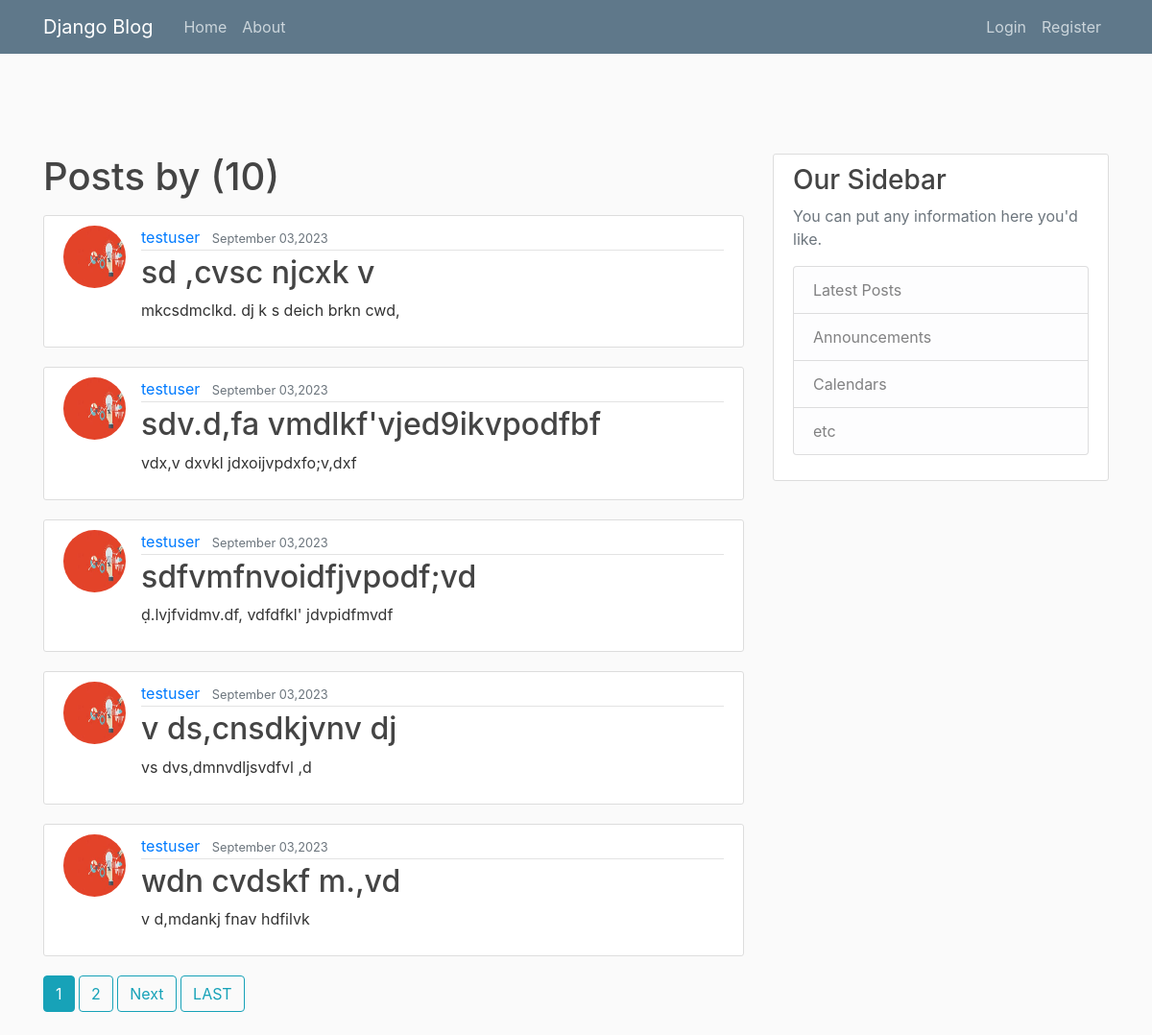
The app's page /user/testuser with its own data.
### blog/models.py (models this page shows, shortened)
class post(models.Model):
    title=models.CharField(max_length=100)
    content=models.TextField()
    date_posted=models.DateTimeField(default=timezone.now)
    author=models.ForeignKey(User, on_delete=models.CASCADE)

### users/models.py (models this page shows, shortened)
class Profile(models.Model):
    user= models.OneToOneField(User,on_delete=models.CASCADE)
    image=models.ImageField(default='default.jpg',upload_to='profile_pics')

### blog/views.py (the view)
# urls.py: path('user/<str:username>',UserPostListView.as_view(),name='user-posts'),
class UserPostListView(ListView):
    model= post
    template_name='blog/user_posts.html'
    context_object_name ='posts'
    paginate_by=5
    def get_queryset(self):
        user= get_object_or_404(User,username=self.kwargs.get('username'))
        return post.objects.filter(author=user).order_by('-date_posted')

### templates/blog/user_posts.html (shortened to what this page needs)
{%extends "blog/base.html"%}
{%block content%}
    <h1 class="mb-3"> Posts by {{views.kwargs.username}}({{page_obj.paginator.count}})</h1>
    {% for post in posts%}
    <article class="media content-section">
        <img class="rounded-circle article-img" src="{{post.author.profile.image.url}}">
        <div class="media-body">
          <div class="article-metadata">
            <a class="mr-2" href="{% url 'user-posts' post.author.username%} ">{{ post.author }}</a>
            <small class="text-muted">{{ post.date_posted|date:"F d,Y" }}</small>
          </div>
          <h2><a class="article-title" href="{%url 'post-detail' post.id%}">{{ post.title }}</a></h2>
          <p class="article-content">{{ post.content }}</p>
        </div>
    </article>
    {% endfor %}
    {%if is_paginated %}
      {%for num in page_obj.paginator.page_range%}
           {%if page_obj.number == num %}
            <a class="btn btn-info mb-4" href="?page={{num}}">{{num}}</a>
           {%elif num > page_obj.number|add:'-3' and num < page_obj.number|add:'3'%}
            <a class="btn btn-outline-info mb-4" href="?page={{num}}">{{num}}</a>
           {%endif%}
      {% endfor %}
      {%if page_obj.has_next%}
      <a class="btn btn-outline-info mb-4" href="?page={{page_obj.next_page_number}}">Next</a>
      <a class="btn btn-outline-info mb-4" href="?page={{page_obj.paginator.num_pages}}">LAST</a>
      {% endif %}
    {% endif %}
{%endblock content%}

### static/blog/main.css (style rules this page uses)
body { background: #fafafa; color: #333333; margin-top: 10rem; }
h1, h2, h3, h4, h5, h6 { color: #444444; }
.content-section { background: #ffffff; padding: 10px 20px; border: 1px solid #dddddd; border-radius: 3px; margin-bottom: 20px; }
.article-title { color: #444444; }
.article-content { white-space: pre-line; }
.article-img { height: 65px; width: 65px; margin-right: 16px; }
.article-metadata { padding-bottom: 1px; margin-bottom: 4px; border-bottom: 1px solid #e3e3e3 }

### records on screen
post: author.profile.image (picture), author "testuser", date_posted "September 03,2023", title "sd ,cvsc njcxk v", content "mkcsdmclkd. dj k s deich brkn cwd,"
post: author.profile.image (picture), author "testuser", date_posted "September 03,2023", title "sdv.d,fa vmdlkf'vjed9ikvpodfbf", content "vdx,v dxvkl jdxoijvpdxfo;v,dxf"
post: author.profile.image (picture), author "testuser", date_posted "September 03,2023", title "sdfvmfnvoidfjvpodf;vd", content "ḍ.lvjfvidmv.df, vdfdfkl' jdvpidfmvdf"
post: author.profile.image (picture), author "testuser", date_posted "September 03,2023", title "v ds,cnsdkjvnv dj", content "vs dvs,dmnvdljsvdfvl ,d"
post: author.profile.image (picture), author "testuser", date_posted "September 03,2023", title "wdn cvdskf m.,vd", content "v d,mdankj fnav hdfilvk"

### other values on screen
{{ page_obj.paginator.count }} "10"
{{ num }} "1"
{{ num }} "2"
